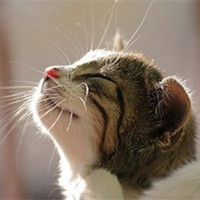
#> input picture python/0001/image.jpg, 200 x 200 px
$ python 01-7.23.py
#> lines starting #> are read from the running program, lines starting #| are printed output that depends on the picture
__author__ =  'CARA'

from PIL import Image,ImageFont,ImageDraw
im = Image.open("image.jpg")
#> im is the input picture: PIL image 200x200 RGB; mean R, G, B 136.3, 120.1, 104.4
fnt = ImageFont.truetype("simfang.ttf",20)
draw = ImageDraw.Draw(im)
draw.text((190,0),"4",font = fnt,fill = "red")
im.save("123.jpg")
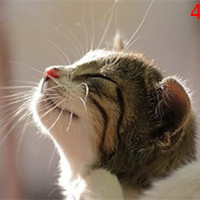
#> saved as 123.jpg: PIL image 200x200 RGB; mean R, G, B 136.5, 119.9, 104.3
